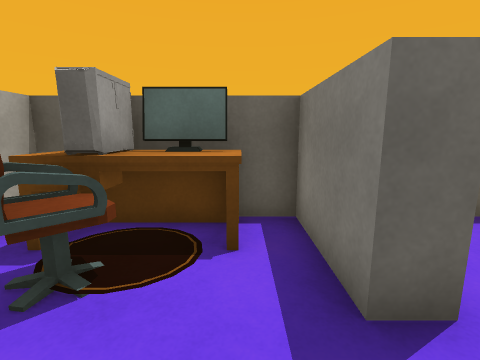
View 1 (above)

12 first-person views from a walk through a 3-D level made in the Unity game engine. The camera is 1.4 m above the floor, tilts 10° down and sees 85° across. Doors are open. The floor is counted in squares, 1 m on a side. Each view is taken from the middle of a square. On the plan, view 1 faces up. The plan holds only what a view shows up to about 13 squares ahead; the rest is blank. The player is left out. Some surface patterns are stand-ins.

View 2
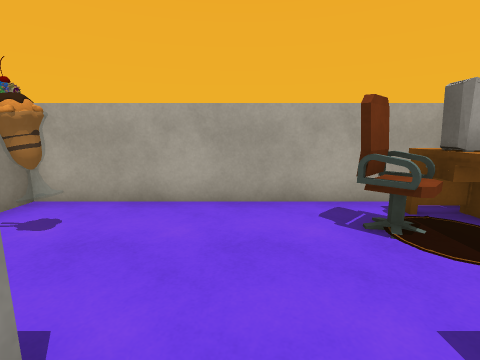

View 3
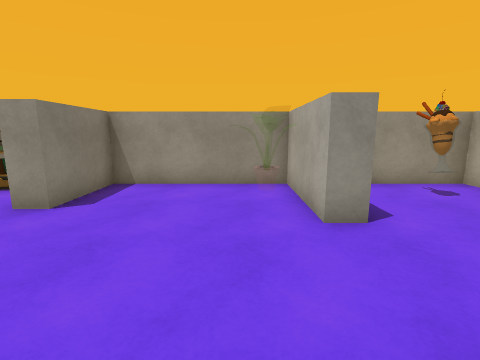

View 4
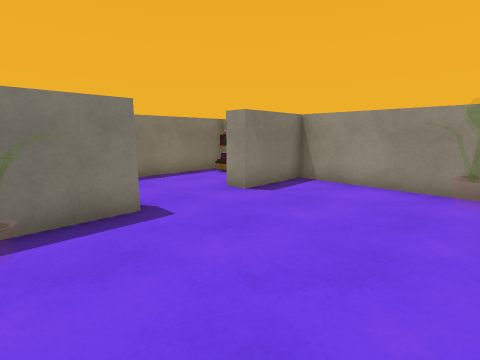

View 5
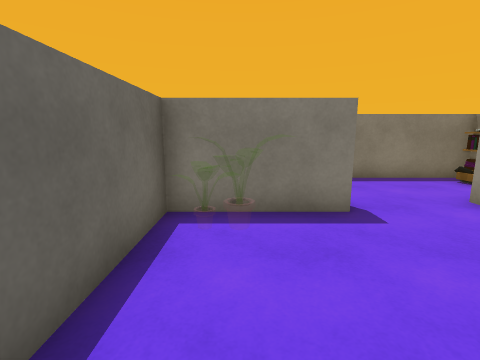

View 6
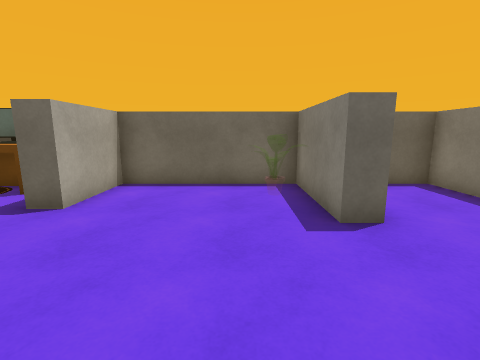

View 7
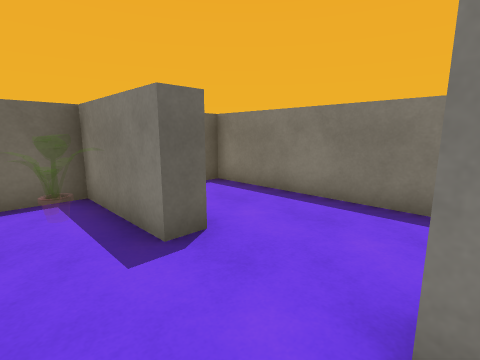

View 8
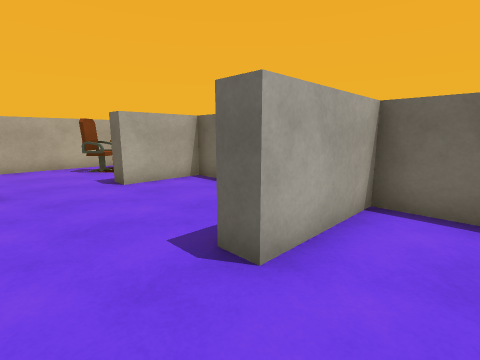

View 9
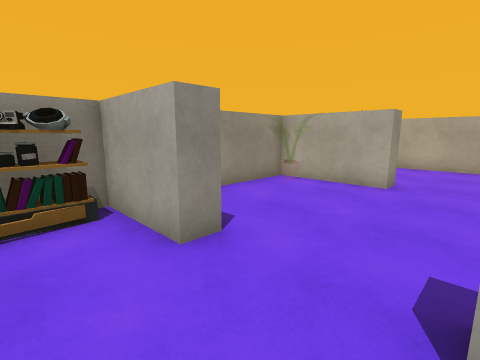

View 10
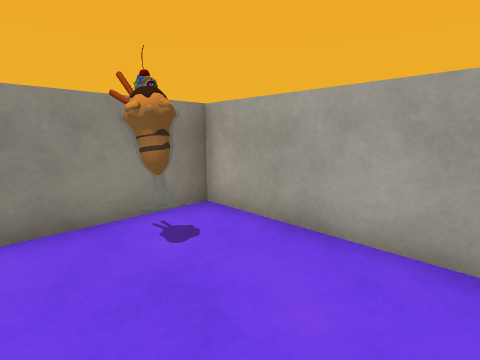

View 11
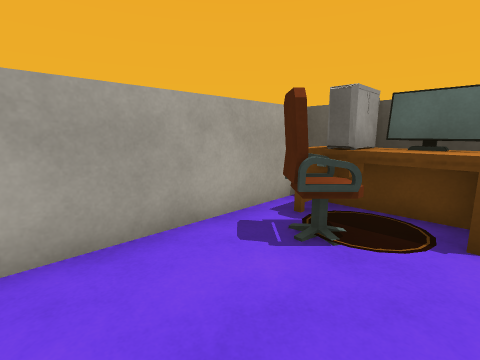

View 12
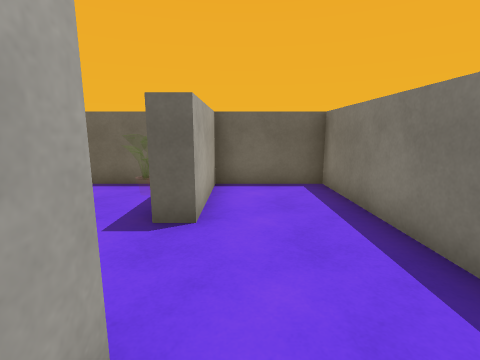

### Floor plan
Points are (right, up) in squares from view 1. A wall is a line through its corners. A room is listed if a view was taken in it or the views show most of it. See-through windows are left out.
Room 1 (views 1, 10, 11)
walls: (-1.4, -2.6) (-1.3, -2.7); (-1.8, -2.7) (-1.3, -2.6) (-1.2, -3); (1, 1.8) (1, 4.3) (0.4, 4.3); (-2.6, 4.3) (-3.3, 4.3) (-3.3, -4.3) (-0.1, -4.3)
ways out: open door at (1, 0) to room 2
objects: carpet (-2, 2) to (-1, 3); computer (-2, 3) to (-2, 4); computer (-1, 4); desk (0, 3) to (0, 4)
Room 2 (views 2, 3, 4, 5, 6, 7)
walls: (6.6, 1) (6.6, 4.3) (1.7, 4.3) (1.7, 1.8) (1, 1.8); (0.9, -1) (1.7, -1) (1.7, -4.3) (6.6, -4.3) (6.6, -1.8)
ways out: open door at (1, 0) to room 1; open door at (7, 0) to room 3
Room 3 (views 8, 9, 12)
walls: (7.3, -1.8) (7.3, -4.4); (9.5, -4.3) (10.4, -4.3) (10.4, 4.3) (7.3, 4.3) (7.3, 1)
ways out: open door at (7, 0) to room 2
objects: shelf (8, -4) to (9, -4)

Positions as (right, up) in squares from view 1, and headings:
1: (0, 0), facing up
2: (2, 0), facing left
3: (3, 3), facing down
4: (2, 3), facing down-right
5: (2, 3), facing right
6: (5, -3), facing up
7: (5, -2), facing up-right
8: (9, -1), facing up-left
9: (9, 1), facing down-left
10: (0, 0), facing down-left
11: (0, -1), facing up-left
12: (8, -3), facing up
